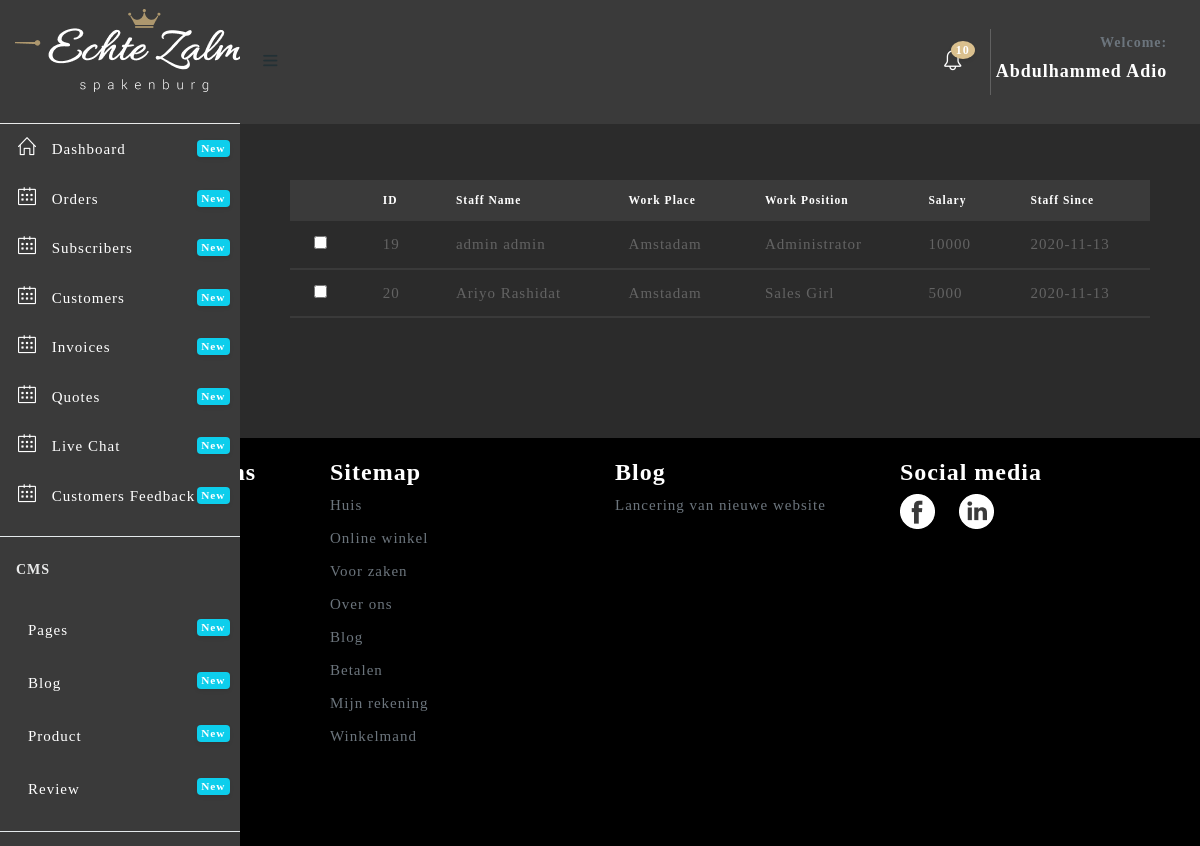
/admin/salary.php (signed in), run on the app's committed database.
### tables this page shows
CREATE TABLE `user_role_management` (
  `id` int(11) NOT NULL,
  `user_id` int(11) DEFAULT NULL,
  `menu_id` int(11) DEFAULT NULL,
  `status` tinyint(1) DEFAULT NULL
);

CREATE TABLE `menu` (
  `id` int(11) NOT NULL,
  `menu_name` varchar(255) DEFAULT NULL,
  `link` varchar(255) DEFAULT NULL,
  `icon_name` varchar(255) DEFAULT NULL,
  `level` int(2) NOT NULL
);

CREATE TABLE `job_info` (
  `id` int(11) NOT NULL,
  `job_app` varchar(255) DEFAULT NULL,
  `workplace` varchar(255) DEFAULT NULL,
  `salary` varchar(255) DEFAULT NULL,
  `user_id` int(11) DEFAULT NULL
);

CREATE TABLE `users` (
  `id` int(11) NOT NULL,
  `fname` varchar(255) DEFAULT NULL,
  `lname` varchar(255) DEFAULT NULL,
  `username` varchar(255) DEFAULT NULL,
  `email` varchar(255) DEFAULT NULL,
  `password` varchar(255) DEFAULT NULL,
  `country` varchar(255) DEFAULT NULL,
  `sex` varchar(255) DEFAULT NULL,
  `dob` varchar(255) DEFAULT NULL,
  `joined` varchar(255) DEFAULT NULL,
  `role` varchar(255) DEFAULT NULL,
  `status` tinyint(1) DEFAULT NULL
);

### admin/salary.php (the view, shortened to what this page needs)
<?php include 'header.php'?>
  <div class="content-wrapper" style="background: #2B2B2B;">
    <div class="container-fluid">
      <br><br><br><br>
    <div class="row">
        <div class="col-xl-12">
          <div class="card" style="background:transparent;">
            <div class="card-body">
              <div class="table-responsive">
                <table class="table" id="default-datatable">
                <thead style="background:#3A3A3A;color:#fff">
                    <tr>
                        <th></th>
                        <th>ID</th>
                        <th>Staff Name</th>
                        <th>Work Place</th>
                        <th>Work Position</th>
                        <th>Salary</th>
                        <th>Staff Since</th>
                    </tr>
                </thead>
                <tbody>
                  <?php
                    include '../includes/connection.php';
                    $getUser = $connect2db->prepare("SELECT users.id,users.fname,users.lname,users.status,users.joined,job_info.salary,job_info.workplace,job_info.job_app,users.role,job_info.user_id FROM users JOIN job_info ON users.id = job_info.user_id  WHERE role=? ");
                    $getUser->execute(['Admin']);
                    while ($row = $getUser->fetch()) {
                      ?>
                      <tr class="mt-3 mb-3" style="margin-top:5px;border-bottom:2px solid #3A3A3A;background:transparent;">
                          <td>
                            <input type="checkbox" name="" style="border: 1px solid #fff;color:#000;"></td>
                          <td><?php echo $row->user_id; ?></td>
                          <td><?php echo $row->fname." ".$row->lname; ?></td>
                          <td>
                            <?php echo $row->workplace ?>
                          </td>
                          <td><?php echo $row->job_app; ?></td>
                          <td><?php echo $row->salary; ?></td>
                          <td><?php echo ($row->joined); ?></td>
                        </tr>
                    <?php
                    }
                  ?>
                  </tbody>
              </table>
              </div>
            </div>
        </div>
    </div>
  </div>
    </div>
  </div>
<?php include 'footer.php'?>

### admin/header.php (shortened to what this page needs)
<!DOCTYPE html>
<html lang="en">
<head>
  <link href="assets/plugins/fullcalendar/css/fullcalendar.min.css" rel='stylesheet'/>
  <link href="assets/plugins/bootstrap-datatable/css/dataTables.bootstrap4.min.css" rel="stylesheet" type="text/css">
  <link href="assets/plugins/bootstrap-datatable/css/buttons.bootstrap4.min.css" rel="stylesheet" type="text/css">
  <link href="assets/plugins/vectormap/jquery-jvectormap-2.0.2.css" rel="stylesheet" />
  <link href="assets/plugins/simplebar/css/simplebar.css" rel="stylesheet"/>
  <link href="assets/css/bootstrap.min.css" rel="stylesheet"/>
  <link href="assets/css/animate.css" rel="stylesheet" type="text/css"/>
  <link href="assets/css/icons.css" rel="stylesheet" type="text/css"/>
  <link href="assets/css/sidebar-menu.css" rel="stylesheet"/>
  <link href="assets/css/app-style.css" rel="stylesheet"/>
  <link href="assets/css/poppins.css" rel="stylesheet"/>
   <link href="assets/plugins/select2/css/select2.min.css" rel="stylesheet" />
  <link href="assets/plugins/switchery/css/switchery.min.css" rel="stylesheet" />
  <link href="assets/plugins/bootstrap-switch/bootstrap-switch.min.css" rel="stylesheet">
  <link rel="stylesheet" href="assets/plugins/summernote/dist/summernote-bs4.css"/>
  <link href="assets/plugins/dropzone/css/dropzone.css" rel="stylesheet" type="text/css">
  <link href="assets/plugins/simplebar/css/simplebar.css" rel="stylesheet"/>
</head>
<body style="background: #2B2B2B;">
 <div id="wrapper">
   <div id="sidebar-wrapper" data-simplebar="" data-simplebar-auto-hide="true" style="background: #3A3A3A; color: white;">
     <div class="brand-logo" style="height: 124px; display: table;">
      <a href="../index.php" style="display: table-cell;vertical-align: middle;padding-left:15px;">
       <img src="images/logo-white.png"  alt="logo icon">
     </a>
   </div>
   <ul class="sidebar-menu do-nicescrol">
    <?php
      if (!is_file('no_delete.php')) {
        echo "A file is Missing";
      }else{
        include'../includes/connection.php';
        $id = $_SESSION['id'];
        $getMenu = $connect2db->prepare("SELECT menu.menu_name,menu.link,menu.icon_name,menu.id,user_role_management.menu_id,user_role_management.user_id, menu.level FROM menu JOIN user_role_management ON menu.id =user_role_management.menu_id WHERE menu.level = 1 AND user_role_management.user_id = $id ");
        $getMenu->execute();
        while ($menu = $getMenu->fetch()) {?>
          <li>
        <a href="<?php echo $menu->link?>" class="waves-effect" style="color:#fff">
          <i class="<?php echo($menu->icon_name)?>"></i> <span><?php echo $menu->menu_name?></span>
          <small class="badge float-right badge-info">New</small>
        </a>
      </li>
        <?php }
      }
    ?>
      <hr class="mt-3">
      <li><h6 class="ml-3 text-light mb-4 mt-4">CMS</h6></li>
    <?php
      if (!is_file('no_delete.php')) {
        echo "A file is Missing";
      }else{
        include'../includes/connection.php';
        $id = $_SESSION['id'];
        $getMenu = $connect2db->prepare("SELECT menu.menu_name,menu.link,menu.icon_name,menu.id,user_role_management.menu_id,user_role_management.user_id, menu.level FROM menu JOIN user_role_management ON menu.id =user_role_management.menu_id WHERE menu.level = 2 AND user_role_management.user_id = $id ");
        $getMenu->execute();
        while ($menu = $getMenu->fetch()) {?>
          <li>
        <a href="<?php echo $menu->link?>" class="waves-effect" style="color:#fff">
          <i class="<?php echo($menu->icon_name)?>"></i> <span><?php echo $menu->menu_name?></span>
          <small class="badge float-right badge-info">New</small>
        </a>
      </li>
        <?php }
      }
    ?>
      <hr class="mt-3">
      <br><br>
    </ul>
   </div>
<header class="topbar-nav" >
 <nav class="navbar navbar-expand fixed-top" style="height: 124px; background: #3A3A3A;">
  <ul class="navbar-nav mr-auto align-items-center">
    <li class="nav-item">
      <a class="nav-link toggle-menu" href="javascript:void();">
       <i class="icon-menu menu-icon"></i>
     </a>
    </li>
  </ul>
  <ul class="navbar-nav align-items-center right-nav-link">
    <li class="nav-item dropdown-lg">
      <a class="nav-link dropdown-toggle dropdown-toggle-nocaret waves-effect" data-toggle="dropdown" href="javascript:void();">
    <i class="icon-bell text-white"></i><span class="badge badge-up" style="background:#DAC08E; color: #fff;">10</span></a>
    </li>
    <li class="nav-item">
      <a class="nav-link dropdown-toggle dropdown-toggle-nocaret" data-toggle="dropdown" href="#">
        <div style="border-left: 1px solid rgba(255, 255, 255, 0.2);padding:5px;text-transform: capitalize; text-align: right;">
          <span class="user-profile">
            <h6 class="text-muted">Welcome:</h6>
            <h5 class="text-white"><?php echo $_SESSION['fullname'];?></h5>
          </span>
        </div>
      </a>
    </li>
  </ul>
</nav>
</header>

### admin/assets/css/sidebar-menu.css (style rules this page uses)
.sidebar-menu { list-style: none; margin: 0; padding: 0; background-color: transparent; }
.sidebar-menu>li { position: relative; margin: 0; padding: 0; }
.sidebar-menu>li>a { padding: 13px 5px 13px 15px; display: block; border-left: 3px solid transparent; color: #223035; font-size: 15px; }
.sidebar-menu>li .label, .sidebar-menu>li .badge { margin-top: 3px; margin-right: 5px; }
.sidebar-menu a { color: #b8c7ce; text-decoration: none; }

### admin/salary.php (style rules this page uses)
input { border:1px solid #fff; background: #000; }

### data on the page
user_role_management: menu.menu_name "Dashboard"
user_role_management: menu.menu_name "Orders"
user_role_management: menu.menu_name "Subscribers"
user_role_management: menu.menu_name "Customers"
user_role_management: menu.menu_name "Invoices"
user_role_management: menu.menu_name "Quotes"
user_role_management: menu.menu_name "Live Chat"
user_role_management: menu.menu_name "Customers Feedback"
user_role_management: menu.menu_name "Pages"
user_role_management: menu.menu_name "Blog"
user_role_management: menu.menu_name "Product"
user_role_management: menu.menu_name "Review"
job_info: user "19", user.fname "admin", user.lname "admin", workplace "Amstadam", job_app "Administrator", salary "10000", user.joined "2020-11-13"
job_info: user "20", user.fname "Ariyo", user.lname "Rashidat", workplace "Amstadam", job_app "Sales Girl", salary "5000", user.joined "2020-11-13"

### other printed values
$_SESSION['fullname'] "Abdulhammed Adio"
